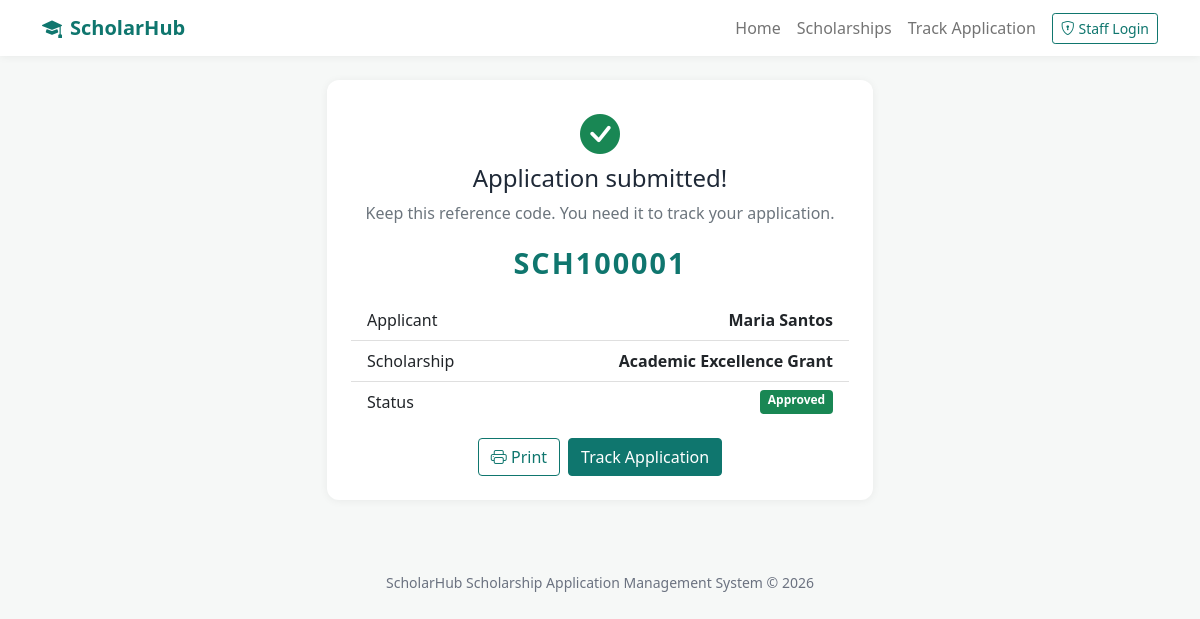
/success.php?ref=SCH100001, run on the app's committed database.
### tables this page shows
CREATE TABLE applications (
  application_id INT AUTO_INCREMENT PRIMARY KEY,
  reference_code VARCHAR(12) NOT NULL UNIQUE,
  scholarship_id INT NOT NULL,
  student_id_no VARCHAR(30) NOT NULL,
  full_name VARCHAR(100) NOT NULL,
  email VARCHAR(100) NOT NULL,
  phone VARCHAR(20) NOT NULL,
  course VARCHAR(100) NOT NULL,
  year_level VARCHAR(20) NOT NULL,
  gwa DECIMAL(3,2) NOT NULL,
  reason TEXT NOT NULL,
  document VARCHAR(255) NULL,
  status ENUM('Pending','Under Review','Approved','Rejected') NOT NULL DEFAULT 'Pending',
  remarks TEXT NULL,
  created_at TIMESTAMP NOT NULL DEFAULT CURRENT_TIMESTAMP,
  CONSTRAINT fk_application_scholarship FOREIGN KEY (scholarship_id) REFERENCES scholarships(scholarship_id)
    ON UPDATE CASCADE ON DELETE RESTRICT
);

CREATE TABLE scholarships (
  scholarship_id INT AUTO_INCREMENT PRIMARY KEY,
  scholarship_name VARCHAR(120) NOT NULL,
  sponsor VARCHAR(120) NOT NULL,
  description TEXT NULL,
  benefit_amount DECIMAL(10,2) NOT NULL DEFAULT 0.00,
  slots INT NOT NULL DEFAULT 1,
  max_gwa DECIMAL(3,2) NOT NULL DEFAULT 3.00,
  deadline DATE NOT NULL,
  status ENUM('Open','Closed') NOT NULL DEFAULT 'Open'
);

### success.php (the view, shortened to what this page needs)
<?php
require_once 'includes/functions.php';
$ref = isset($_GET['ref']) ? trim($_GET['ref']) : '';
$sql = "SELECT a.*, s.scholarship_name FROM applications a
        JOIN scholarships s ON a.scholarship_id = s.scholarship_id WHERE a.reference_code = ?";
$app = run($conn, $sql, 's', array($ref))->get_result()->fetch_assoc();
include 'includes/header.php';
?>
<div class="row justify-content-center">
  <div class="col-lg-6">
    <?php if (!$app): ?>
      <div class="alert alert-warning">We could not find that application. <a href="track.php">Track an application</a>.</div>
    <?php else: ?>
      <div class="card p-4 text-center">
        <div class="text-success fs-1"><i class="bi bi-check-circle-fill"></i></div>
        <h4>Application submitted!</h4>
        <p class="text-muted">Keep this reference code. You need it to track your application.</p>
        <div class="ref-code mb-3"><?= clean($app['reference_code']) ?></div>
        <ul class="list-group list-group-flush text-start mb-3">
          <li class="list-group-item d-flex justify-content-between"><span>Applicant</span><strong><?= clean($app['full_name']) ?></strong></li>
          <li class="list-group-item d-flex justify-content-between"><span>Scholarship</span><strong><?= clean($app['scholarship_name']) ?></strong></li>
          <li class="list-group-item d-flex justify-content-between"><span>Status</span><?= statusBadge($app['status']) ?></li>
        </ul>
        <div class="d-flex gap-2 justify-content-center">
          <button class="btn btn-outline-brand" onclick="window.print()"><i class="bi bi-printer"></i> Print</button>
          <a href="track.php" class="btn btn-brand">Track Application</a>
        </div>
      </div>
    <?php endif; ?>
  </div>
</div>
<?php include 'includes/footer.php'; ?>

### includes/functions.php (shortened to what this page needs)
<?php
function clean($text) {
    return htmlspecialchars((string) $text, ENT_QUOTES, 'UTF-8');
}
function run($conn, $sql, $types = '', $params = array()) {
    $stmt = $conn->prepare($sql);
    if ($types != '') {
        $stmt->bind_param($types, ...$params);
    }
    $stmt->execute();
    return $stmt;
}
function statusBadge($status) {
    $colors = array(
        'Pending' => 'secondary',
        'Under Review' => 'info text-dark',
        'Approved' => 'success',
        'Rejected' => 'danger',
        'Open' => 'success',
        'Closed' => 'secondary'
    );
    $color = isset($colors[$status]) ? $colors[$status] : 'secondary';
    return '<span class="badge bg-' . $color . '">' . clean($status) . '</span>';
}

### assets/css/style.css (style rules this page uses)
:root { --brand: #0f766e; --brand-dark: #0b5d57; --brand-soft: #e6f4f1; --ink: #0f2e2b; }
body { background: #f6f8f7; color: #1f2937; }
.btn-brand { background: var(--brand); border-color: var(--brand); color: #fff; }
.btn-outline-brand { color: var(--brand); border-color: var(--brand); }
.card { border: 0; border-radius: 12px; box-shadow: 0 1px 8px rgba(0,0,0,.06); }
.ref-code { font-size: 1.8rem; letter-spacing: 2px; font-weight: 700; color: var(--brand); }

### data on the page
applications: reference_code "SCH100001", full_name "Maria Santos", scholarship.scholarship_name "Academic Excellence Grant", status "Approved"
